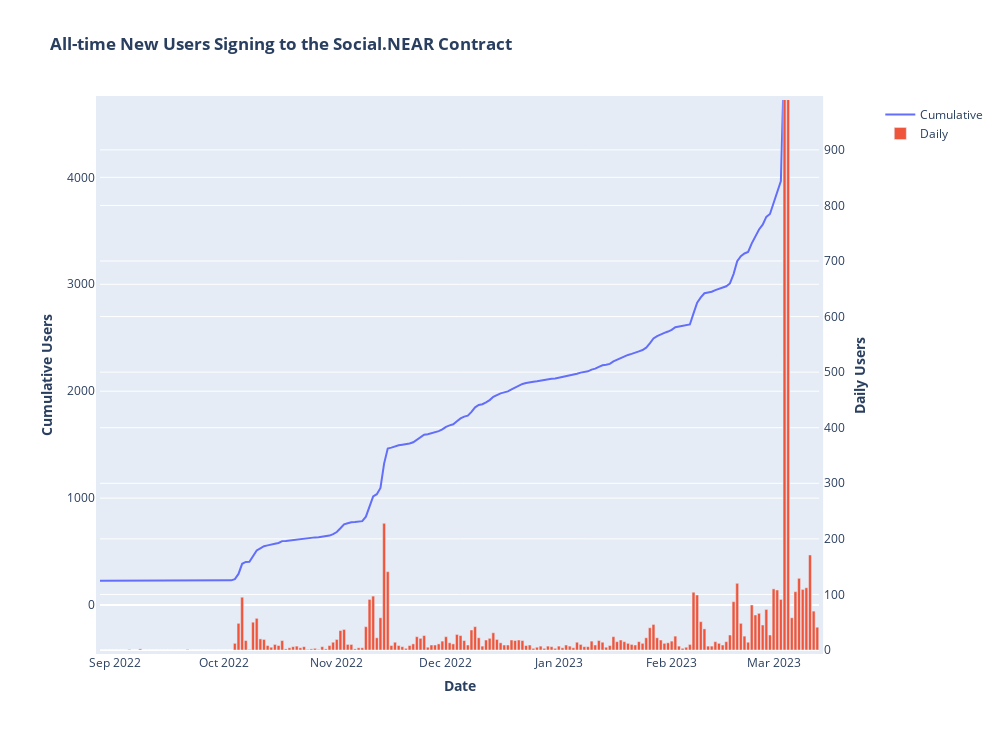

This figure's notebook cell:
### Code cell
fig = make_subplots(specs=[[{'secondary_y': True}]])
#fig=go.Figure()

fig.add_trace(
    go.Scatter(x=df2['Date'], y=df2['Daily Users'].cumsum(), name='Cumulative'),
    secondary_y=False
    )

fig.add_trace(
    go.Bar(x=df2['Date'], y=df2['Daily Users'], name='Daily'),
    secondary_y=True
    )

# Set x-axis title
fig.update_xaxes(title_text="<b>Date</b>")

# Set y-axes titles
fig.update_yaxes(title_text="<b>Cumulative Users</b> ", secondary_y=False)

fig.update_yaxes(title_text="<b>Daily Users</b> ", secondary_y=True)

fig.update_layout(
    title='<b>All-time New Users Signing to the Social.NEAR Contract</b>',
    autosize=False,
    width=1000,
    height=750,
    margin=dict(
        l=100,
        r=100,
        b=100,
        t=100,
        pad=4
    ),
    paper_bgcolor="white",
    hovermode='x unified'
)

fig.show()

### Figure 1 — Plotly figure (JSON) as saved in the notebook; plotly's stock layout.template omitted (floating-point values rounded to 4 significant figures; data arrays with more than 128 entries replaced by an {"elided": "..."} marker saying what was removed)
{"data": [{"name": "Cumulative", "type": "scatter", "x": {"elided": "391 str values"}, "xaxis": "x", "y": {"elided": "391 int values"}, "yaxis": "y"}, {"name": "Daily", "type": "bar", "x": {"elided": "391 str values"}, "xaxis": "x", "y": {"elided": "391 int values"}, "yaxis": "y2"}], "layout": {"autosize": false, "height": 750, "hovermode": "x unified", "margin": {"b": 100, "l": 100, "pad": 4, "r": 100, "t": 100}, "paper_bgcolor": "white", "title": {"text": "<b>All-time New Users Signing to the Social.NEAR Contract</b>"}, "width": 1000, "xaxis": {"anchor": "y", "autorange": false, "domain": [0, 0.94], "range": ["2022-08-27 22:52:01.4266", "2023-03-13 12:00"], "title": {"text": "<b>Date</b>"}, "type": "date"}, "yaxis": {"anchor": "x", "autorange": false, "domain": [0, 1], "range": [-420.2, 4723.0], "title": {"text": "<b>Cumulative Users</b> "}, "type": "linear"}, "yaxis2": {"anchor": "x", "autorange": false, "overlaying": "y", "range": [0, 989.7], "side": "right", "title": {"text": "<b>Daily Users</b> "}, "type": "linear"}}}
